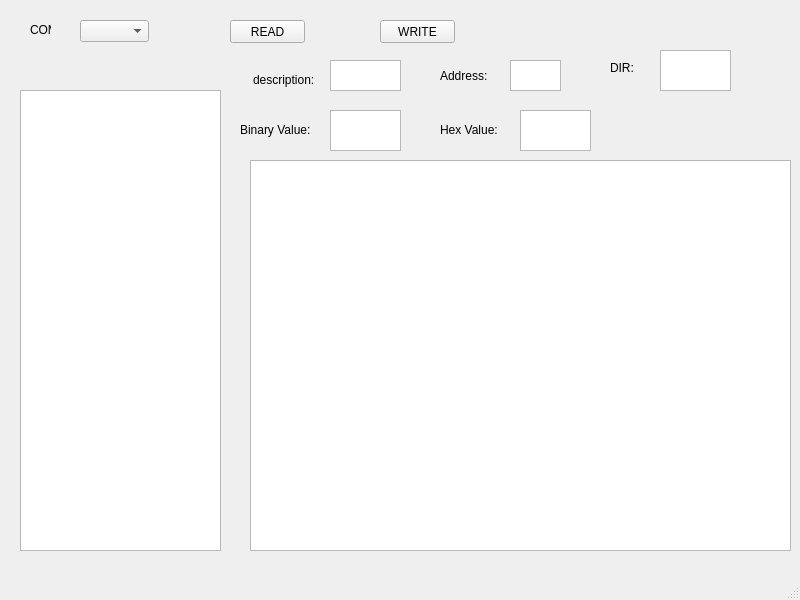
<?xml version="1.0" encoding="UTF-8"?>
<ui version="4.0">
 <class>MainWindow</class>
 <widget class="QMainWindow" name="MainWindow">
  <property name="geometry">
   <rect>
    <x>0</x>
    <y>0</y>
    <width>800</width>
    <height>600</height>
   </rect>
  </property>
  <property name="windowTitle">
   <string>MainWindow</string>
  </property>
  <widget class="QWidget" name="centralwidget">
   <widget class="QListWidget" name="REG_LIST">
    <property name="geometry">
     <rect>
      <x>20</x>
      <y>90</y>
      <width>201</width>
      <height>461</height>
     </rect>
    </property>
   </widget>
   <widget class="QTextBrowser" name="REG_BIN_VAL">
    <property name="geometry">
     <rect>
      <x>330</x>
      <y>110</y>
      <width>71</width>
      <height>41</height>
     </rect>
    </property>
   </widget>
   <widget class="QTextBrowser" name="REG_HEX_VAL">
    <property name="geometry">
     <rect>
      <x>520</x>
      <y>110</y>
      <width>71</width>
      <height>41</height>
     </rect>
    </property>
   </widget>
   <widget class="QTextBrowser" name="REG_NAME">
    <property name="geometry">
     <rect>
      <x>330</x>
      <y>60</y>
      <width>71</width>
      <height>31</height>
     </rect>
    </property>
   </widget>
   <widget class="QLabel" name="label">
    <property name="geometry">
     <rect>
      <x>253</x>
      <y>70</y>
      <width>71</width>
      <height>20</height>
     </rect>
    </property>
    <property name="text">
     <string>description:</string>
    </property>
   </widget>
   <widget class="QLabel" name="label_2">
    <property name="geometry">
     <rect>
      <x>610</x>
      <y>60</y>
      <width>31</width>
      <height>16</height>
     </rect>
    </property>
    <property name="text">
     <string>DIR:</string>
    </property>
   </widget>
   <widget class="QTextBrowser" name="REG_DIR">
    <property name="geometry">
     <rect>
      <x>660</x>
      <y>50</y>
      <width>71</width>
      <height>41</height>
     </rect>
    </property>
   </widget>
   <widget class="QLabel" name="label_3">
    <property name="geometry">
     <rect>
      <x>440</x>
      <y>70</y>
      <width>54</width>
      <height>12</height>
     </rect>
    </property>
    <property name="text">
     <string>Address:</string>
    </property>
   </widget>
   <widget class="QTextBrowser" name="REG_DIR_2">
    <property name="geometry">
     <rect>
      <x>510</x>
      <y>60</y>
      <width>51</width>
      <height>31</height>
     </rect>
    </property>
   </widget>
   <widget class="QLabel" name="label_4">
    <property name="geometry">
     <rect>
      <x>240</x>
      <y>120</y>
      <width>81</width>
      <height>20</height>
     </rect>
    </property>
    <property name="text">
     <string>Binary Value:</string>
    </property>
   </widget>
   <widget class="QLabel" name="label_5">
    <property name="geometry">
     <rect>
      <x>440</x>
      <y>120</y>
      <width>81</width>
      <height>20</height>
     </rect>
    </property>
    <property name="text">
     <string>Hex Value:</string>
    </property>
   </widget>
   <widget class="QComboBox" name="comboBox">
    <property name="geometry">
     <rect>
      <x>80</x>
      <y>20</y>
      <width>69</width>
      <height>22</height>
     </rect>
    </property>
   </widget>
   <widget class="QLabel" name="label_6">
    <property name="geometry">
     <rect>
      <x>30</x>
      <y>20</y>
      <width>21</width>
      <height>20</height>
     </rect>
    </property>
    <property name="text">
     <string>COM:</string>
    </property>
   </widget>
   <widget class="QPushButton" name="READ">
    <property name="geometry">
     <rect>
      <x>230</x>
      <y>20</y>
      <width>75</width>
      <height>23</height>
     </rect>
    </property>
    <property name="text">
     <string>READ</string>
    </property>
   </widget>
   <widget class="QPushButton" name="WRITE">
    <property name="geometry">
     <rect>
      <x>380</x>
      <y>20</y>
      <width>75</width>
      <height>23</height>
     </rect>
    </property>
    <property name="text">
     <string>WRITE</string>
    </property>
   </widget>
   <widget class="QTableWidget" name="REG_TABLE">
    <property name="geometry">
     <rect>
      <x>250</x>
      <y>160</y>
      <width>541</width>
      <height>391</height>
     </rect>
    </property>
   </widget>
  </widget>
  <widget class="QMenuBar" name="menubar">
   <property name="geometry">
    <rect>
     <x>0</x>
     <y>0</y>
     <width>800</width>
     <height>23</height>
    </rect>
   </property>
  </widget>
  <widget class="QStatusBar" name="statusbar"/>
 </widget>
 <resources/>
 <connections/>
</ui>
